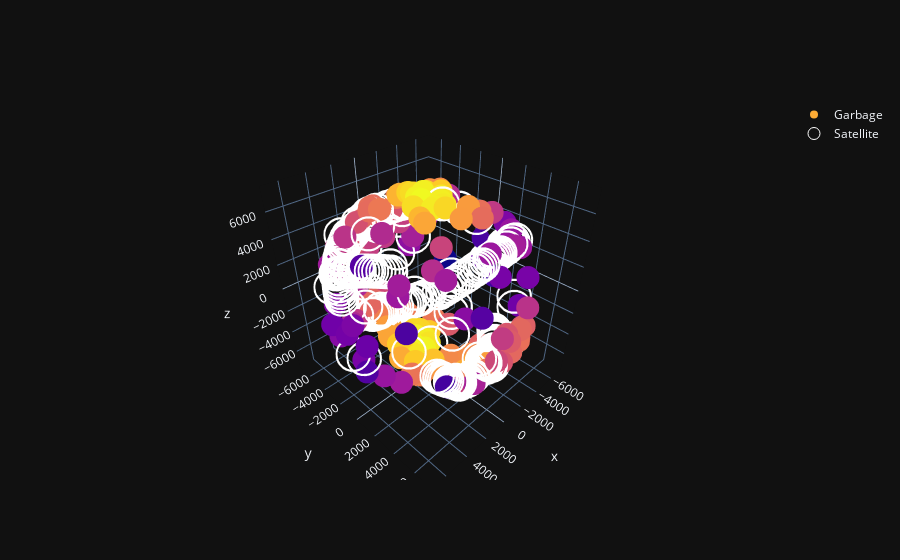

The code cell stored with this chart in its notebook:
### Code cell
#KDE for iridium garbage
model = KernelDensity(kernel='gaussian', bandwidth = 1500)
model.fit(data_garbage_iridium)
log_dens_iridium = model.score_samples(data_garbage_iridium)

fig = go.Figure(data=[go.Scatter3d(x=data_garbage_iridium[:,0], y=data_garbage_iridium[:,1], z=data_garbage_iridium[:,2],
                                   mode='markers',name="Garbage", marker={"size":8, "color":log_dens_iridium})])
fig.add_trace(go.Scatter3d(x=data_satellite[:,0], y=data_satellite[:,1], z=data_satellite[:,2], mode='markers',marker_symbol='circle-open',name="Satellite", marker={"size":12, "color":'white'}))
fig.show()

### Figure 1 — Plotly figure (JSON) as saved in the notebook; plotly's stock layout.template omitted (floating-point values rounded to 4 significant figures; data arrays with more than 128 entries replaced by an {"elided": "..."} marker saying what was removed)
{"data": [{"marker": {"color": {"elided": "165 float values"}, "size": 8}, "mode": "markers", "name": "Garbage", "x": {"elided": "165 float values"}, "y": {"elided": "165 float values"}, "z": {"elided": "165 float values"}, "type": "scatter3d"}, {"marker": {"color": "white", "size": 12, "symbol": "circle-open"}, "mode": "markers", "name": "Satellite", "x": {"elided": "208 float values"}, "y": {"elided": "208 float values"}, "z": {"elided": "208 float values"}, "type": "scatter3d"}], "layout": {}}
